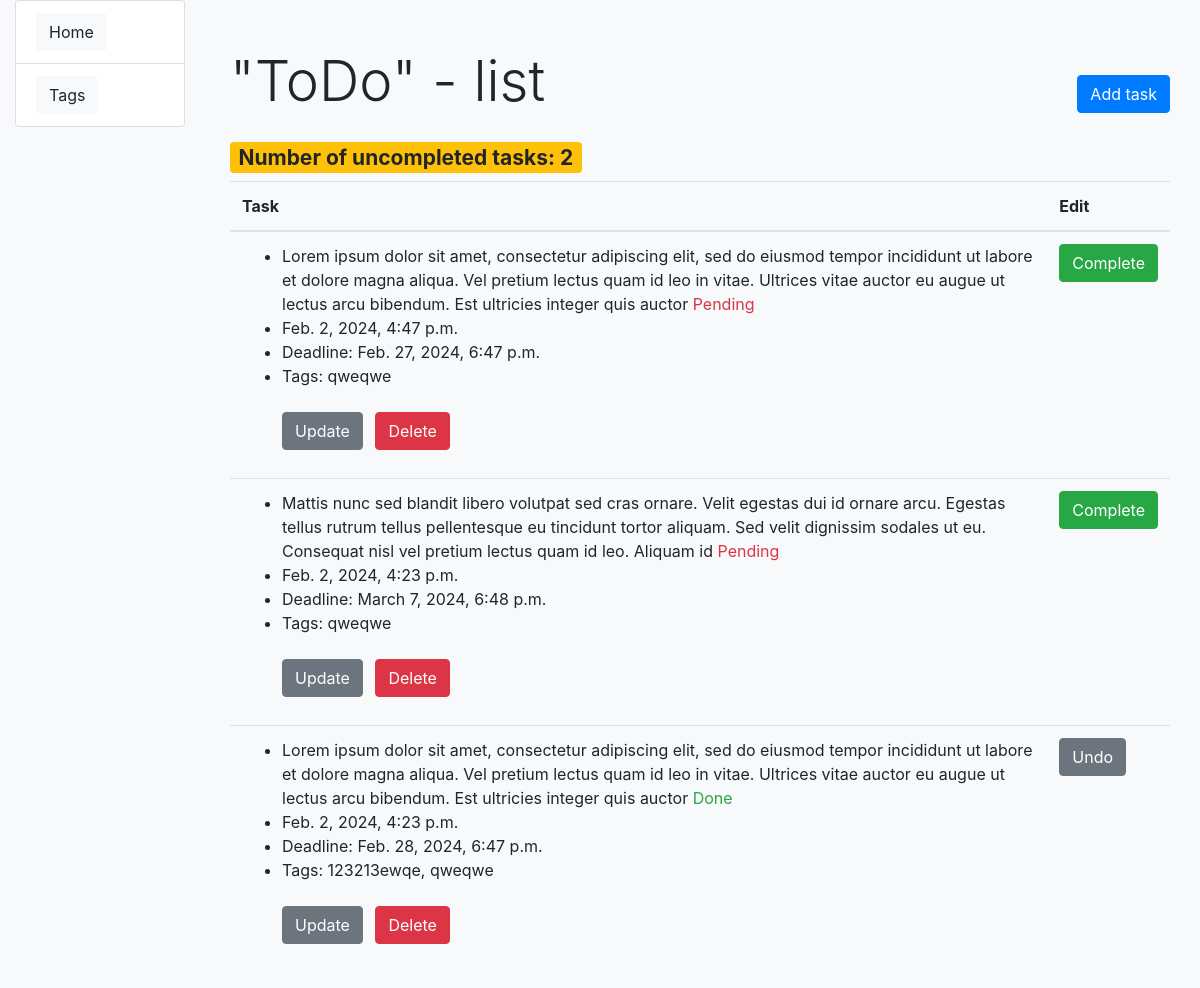
The page / on the database its author committed.
### app/models.py (models this page shows, shortened)
class Task(models.Model):
    content = models.CharField(max_length=255)
    datetime = models.DateTimeField(auto_now_add=True)
    deadline = models.DateTimeField(
        blank=True,
        null=True,
        default=timezone.now() + timezone.timedelta(days=7)
    )
    is_complete = models.BooleanField(default=False)
    tags = models.ManyToManyField("Tag", blank=True, related_name="tasks")
    class Meta:
        ordering = ["is_complete", "-datetime"]

class Tag(models.Model):
    name = models.CharField(max_length=255)
    def __str__(self):
        return self.name

### app/views.py (the view)
# urls.py: path("", TaskListView.as_view(), name="task-list"),
class TaskListView(ListView):
    model = Task
    template_name = "app/task_list.html"
    context_object_name = "tasks"
    paginate_by = 10
    queryset = Task.objects.prefetch_related("tags")
    def get_context_data(self, **kwargs):
        context = super().get_context_data(**kwargs)
        uncompleted_tasks_count = Task.objects.filter(
            is_complete=False).count()
        context["uncompleted_tasks_count"] = uncompleted_tasks_count
        return context

### templates/app/task_list.html
{% extends "base.html" %}
{% block content %}
  <div class="container mt-5">
    <div class="d-flex justify-content-between align-items-center">
      <h1 class="display-4 mb-4">"ToDo" - list</h1>
      <a href="{% url 'app:task-create' %}"
         class="btn btn-primary link-to-page">Add task</a>
    </div>
    <h3>
      <span class="badge badge-warning">
        Number of uncompleted tasks: {{ uncompleted_tasks_count }}
      </span>
    </h3>
    {% if tasks %}
      <div class="table-responsive">
        <table class="table">
          <thead>
          <tr>
            <th>Task</th>
            <th>Edit</th>
          </tr>
          </thead>
          <tbody>
          {% for task in tasks %}
            <tr>
              <td>
                <ul>
                  <li>{{ task.content }} <span
                      class="status {% if task.is_complete %}text-success{% else %}text-danger{% endif %}">{% if task.is_complete %}
                    Done{% else %}Pending{% endif %}</span></li>
                  <li>{{ task.datetime }}</li>
                  {% if task.deadline %}
                    <li>Deadline: {{ task.deadline }}</li>
                  {% endif %}
                  {% if task.tags.all %}
                    <li>Tags: {{ task.tags.all|join:", " }}</li>
                  {% endif %}
                  <br>
                  <a href="{% url 'app:task-update' pk=task.id %}"
                     class="btn btn-secondary link-to-page">Update</a>
                  <a href="{% url 'app:task-delete' pk=task.id %}"
                     class="btn btn-danger link-to-page ml-2">Delete</a>
                </ul>
              </td>
              <td>
                <a href="{% url 'app:task-complete-undo' pk=task.id %}"
                   class="btn {% if task.is_complete %}btn-secondary{% else %}btn-success{% endif %} link-to-page">
                  {% if task.is_complete %}Undo{% else %}
                    Complete{% endif %}</a>
              </td>
            </tr>
          {% endfor %}
          </tbody>
        </table>
      </div>
    {% else %}
      <p class="lead">There are no tasks</p>
    {% endif %}
  </div>
{% endblock %}

### templates/base.html (shortened to what this page needs)
<!DOCTYPE html>
<html lang="en">
<head>
  <link rel="stylesheet"
        href="https://cdn.jsdelivr.net/npm/bootstrap@4.5.3/dist/css/bootstrap.min.css"
>
  {% load static %}
</head>
<body class="bg-light">
<div class="container-fluid">
  <div class="row">
    <div class="col-sm-2">
      {% block sidebar %}
        {% include "includes/sidebar.html" %}
      {% endblock %}
    </div>
    <div class="col-sm-10 ">
      {% block content %}
      {% endblock %}
    </div>
  </div>
</div>
</body>
</html>

### templates/includes/sidebar.html (shortened to what this page needs)
<aside class="sidebar">
  <ul class="sidebar-nav list-group bg-light">
    <li class="list-group-item">
      <a href="{% url 'app:task-list' %}" class="btn btn-light sidebar-btn">
         Home
      </a>
    </li>
    <li class="list-group-item">
      <a href="{% url 'app:tag-list' %}" class="btn btn-light sidebar-btn">
         Tags
      </a>
    </li>
  </ul>
</aside>

### rows shown on the page
Task: content "Lorem ipsum dolor sit amet, consectetur adipiscing elit, sed do eiusmod tempor incididunt ut labore et dolore magna aliqua. Vel pretium lectus quam id leo in vitae. Ultrices vitae auctor eu augue ut lectus arcu bibendum. Est ultricies integer quis auctor", is_complete "Pending", datetime "Feb. 2, 2024, 4:47 p.m.", deadline "Feb. 27, 2024, 6:47 p.m.", tags.all "qweqwe"
Task: content "Mattis nunc sed blandit libero volutpat sed cras ornare. Velit egestas dui id ornare arcu. Egestas tellus rutrum tellus pellentesque eu tincidunt tortor aliquam. Sed velit dignissim sodales ut eu. Consequat nisl vel pretium lectus quam id leo. Aliquam id", is_complete "Pending", datetime "Feb. 2, 2024, 4:23 p.m.", deadline "March 7, 2024, 6:48 p.m.", tags.all "qweqwe"
Task: content "Lorem ipsum dolor sit amet, consectetur adipiscing elit, sed do eiusmod tempor incididunt ut labore et dolore magna aliqua. Vel pretium lectus quam id leo in vitae. Ultrices vitae auctor eu augue ut lectus arcu bibendum. Est ultricies integer quis auctor", is_complete "Done", datetime "Feb. 2, 2024, 4:23 p.m.", deadline "Feb. 28, 2024, 6:47 p.m.", tags.all "123213ewqe, qweqwe"

### other values the page prints
{{ uncompleted_tasks_count }} "2"
